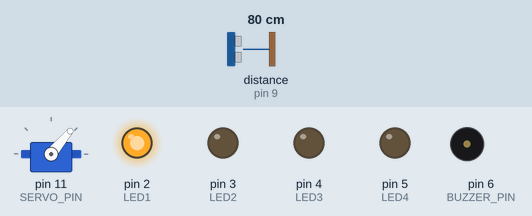
The sketch below on a simulated Arduino Uno, built with avr-gcc and run on an emulated ATmega328P. Shown: servo, output pins drawn as LEDs (lit = HIGH), buzzer (waves = sounding). Wiring (inferred from the names in the program): ultrasonic range finder: trigger pin 8; echo pin 9. The inputs (shaded band) are chosen by the test bench; at power-on: distance to the obstacle (sensor on pin 9) 80 cm. The echo pulse lasts 58.3 µs per cm; random numbers use the default seed unless the sketch sets one; pins used as bus, display or sensor lines are not drawn; what the sketch prints to the serial monitor is not drawn.

Above: at 1.2 s.
1.3 s: distance to the obstacle (sensor on pin 9) set to 23 cm
At 1.69 s:
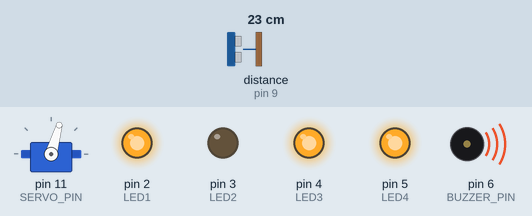
4.3 s: distance to the obstacle (sensor on pin 9) set to 19 cm
At 5.4 s:
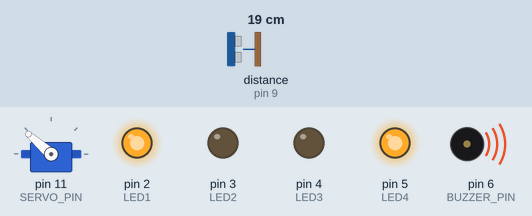
7.3 s: distance to the obstacle (sensor on pin 9) set to 35 cm
At 7.45 s:
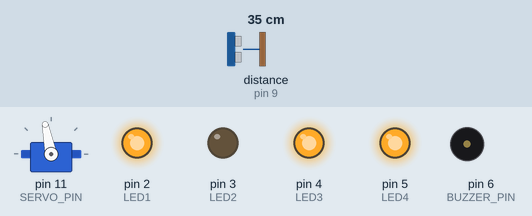
10.3 s: distance to the obstacle (sensor on pin 9) set to 2 cm
At 11.2 s:
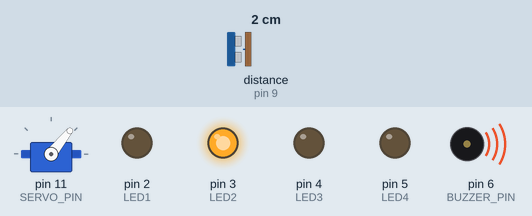
13.3 s: distance to the obstacle (sensor on pin 9) set to 60 cm
At 13.77 s:
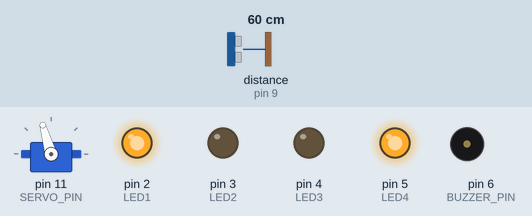
16.3 s: distance to the obstacle (sensor on pin 9) set to 4 cm
At 17.4 s:
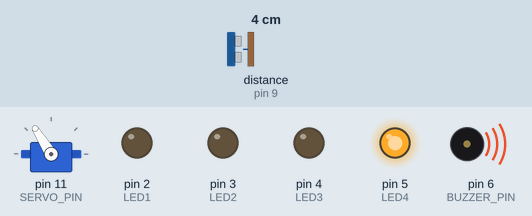
Timing chart, 0 to 22.2 s (numbered marks = the images above; inputs shaded):
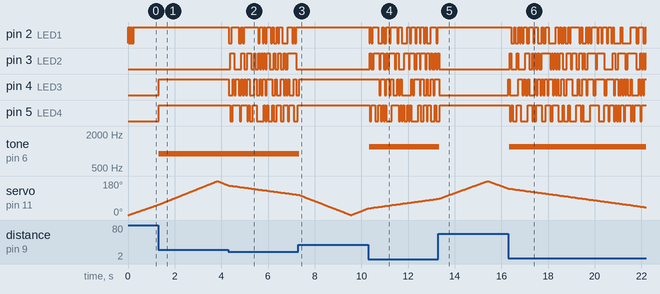

Measured:
- the behaviour switches between 21 and 20 cm on distance to the obstacle (sensor on pin 9) (found by bisection; images 1 and 2)
- after the input at 1.3 s, pin 4 (LED3), pin 5 (LED4): LOW → HIGH at once; tone on pin 6 (BUZZER_PIN): silent → 900 Hz at once
- after the input at 4.3 s, pin 3 (LED2): LOW → HIGH after 0.08 s, → LOW 0.18 s later, → HIGH 0.30 s later, → LOW 0.12 s later, … (24 changes in this stretch)
- after the input at 7.3 s, tone on pin 6 (BUZZER_PIN): 900 Hz → silent at once
- after the input at 10.3 s, tone on pin 6 (BUZZER_PIN): silent → 1200 Hz at once
- after the input at 13.3 s, tone on pin 6 (BUZZER_PIN): 1200 Hz → silent at once
- after the input at 16.3 s, tone on pin 6 (BUZZER_PIN): silent → 1200 Hz after 0.05 s

The sketch:

Sonar.ino
```cpp
/*
Developers: CorDae Clark, Matthew Smith

Resources: ChatGPT, Arduino Studio, Processing IDE
Arduino Project Documentation:
https://projecthub.arduino.cc/diegogalvan_1294/building-an-ultrasonic-radar-using-arduino-and-processing-59053e
*/
#include <Servo.h>

// --- Pin Definitions ---
const int SERVO_PIN = 11;
const int TRIG_PIN = 8;
const int ECHO_PIN = 9;
const int BUZZER_PIN = 6;

// --- LED Pins ---
const int LED1 = 2; // first
const int LED2 = 3; // last
const int LED3 = 4; // third
const int LED4 = 5; // second

// --- Servo Radar Settings ---
const int MIN_ANGLE = 0;
const int MAX_ANGLE = 180;
const int ANGLE_STEP = 1;
const int SWEEP_DELAY = 18;

// --- Ultrasonic Constant ---
const float SOUND_SPEED_FACTOR = 58.2;

Servo radarServo;

int angle = 0;
int direction = 1;

void setup() {

  Serial.begin(9600);

  radarServo.attach(SERVO_PIN);

  pinMode(TRIG_PIN, OUTPUT);
  pinMode(ECHO_PIN, INPUT);

  pinMode(BUZZER_PIN, OUTPUT);

  pinMode(LED1, OUTPUT);
  pinMode(LED2, OUTPUT);
  pinMode(LED3, OUTPUT);
  pinMode(LED4, OUTPUT);

  randomSeed(analogRead(0));
}

void loop() {

  radarServo.write(angle);

  int distance = calculateDistance();

  controlLEDs(distance);

  controlBuzzer(distance);

  printData(angle, distance);

  angle += direction * ANGLE_STEP;

  if (angle >= MAX_ANGLE || angle <= MIN_ANGLE) {
    direction = -direction;
  }

  delay(SWEEP_DELAY);
}

// --- Distance Function ---
int calculateDistance() {

  digitalWrite(TRIG_PIN, LOW);
  delayMicroseconds(2);

  digitalWrite(TRIG_PIN, HIGH);
  delayMicroseconds(10);
  digitalWrite(TRIG_PIN, LOW);

  long duration = pulseIn(ECHO_PIN, HIGH, 30000);

  if (duration == 0) {
    return 200;
  }

  int distance = duration / SOUND_SPEED_FACTOR;

  return distance;
}

// --- LED Control (UPDATED ORDER) ---
void controlLEDs(int distance) {

  // CRAZY MODE when very close
  if (distance < 20) {

    digitalWrite(LED1, random(0,2));
    digitalWrite(LED4, random(0,2));
    digitalWrite(LED3, random(0,2));
    digitalWrite(LED2, random(0,2));

    delay(40);
    return;
  }

  // Turn all OFF first
  digitalWrite(LED1, LOW); // pin 2
  digitalWrite(LED2, LOW); // pin 3
  digitalWrite(LED3, LOW); // pin 4
  digitalWrite(LED4, LOW); // pin 5

  // Sequential order: 2 → 5 → 4 → 3
  if (distance < 80) {
    digitalWrite(LED1, HIGH);
  }
  if (distance < 60) {
    digitalWrite(LED4, HIGH);
  }
  if (distance < 40) {
    digitalWrite(LED3, HIGH);
  }
  if (distance < 20) {
    digitalWrite(LED2, HIGH);
  }
}

// --- Buzzer Control ---
void controlBuzzer(int distance) {

  if (distance < 15) {
    tone(BUZZER_PIN, 1200);
  }
  else if (distance < 30) {
    tone(BUZZER_PIN, 900);
  }
  else {
    noTone(BUZZER_PIN);
  }
}

// --- Send Data to Processing ---
void printData(int angle, int distance) {

  Serial.print(angle);
  Serial.print(",");
  Serial.print(distance);
  Serial.print(".");
}
```
